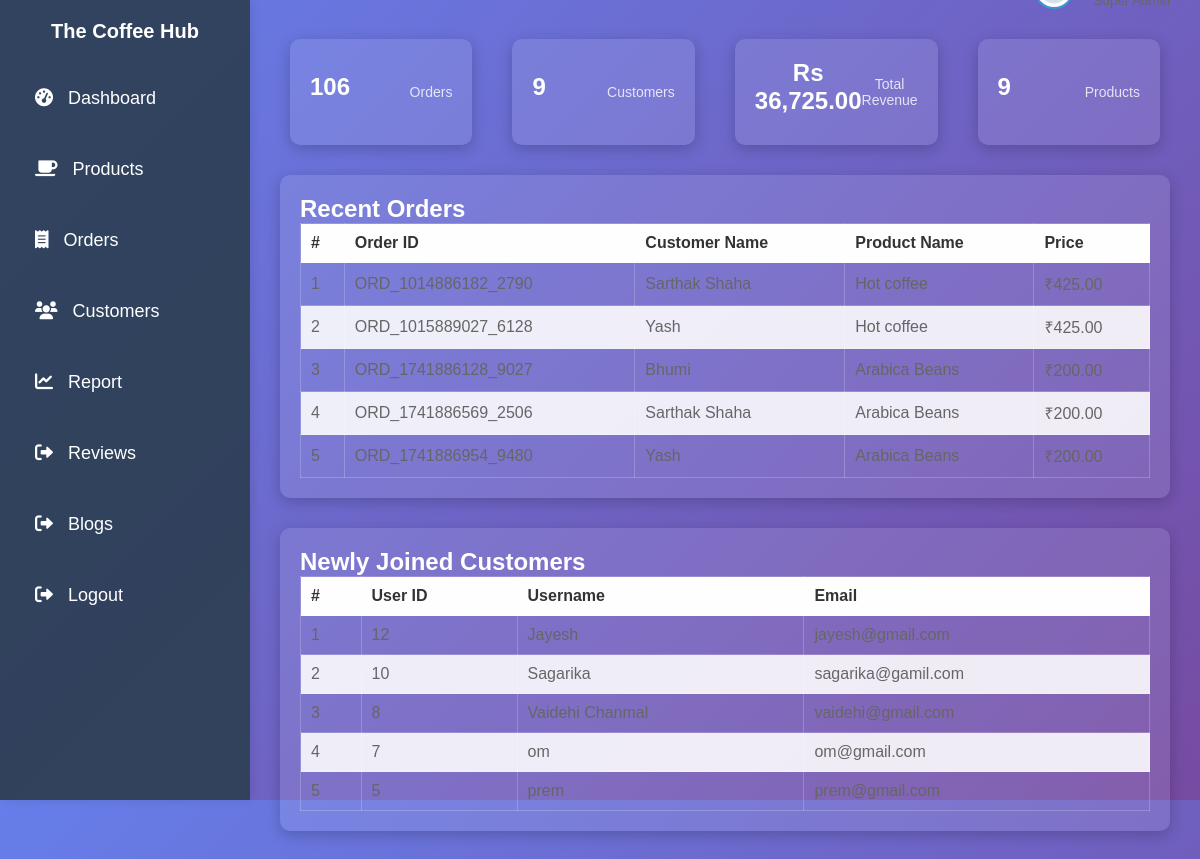
The app's page /Dashbord.php with its own data.
### tables this page shows
CREATE TABLE IF NOT EXISTS `orders` (
  `id` int NOT NULL AUTO_INCREMENT,
  `product_name` varchar(255) DEFAULT NULL,
  `status` enum('Pending','Completed','Cancelled') DEFAULT NULL,
  `quantity` int NOT NULL DEFAULT '1',
  `Order_id` varchar(255) NOT NULL,
  `product_id` int NOT NULL,
  `price` decimal(10,2) NOT NULL,
  `order_date` timestamp NULL DEFAULT CURRENT_TIMESTAMP,
  `customer_name` varchar(255) DEFAULT NULL,
  `is_cancelled` tinyint(1) NOT NULL DEFAULT '0',
  PRIMARY KEY (`id`)
);

CREATE TABLE IF NOT EXISTS `usertable` (
  `User_id` int NOT NULL AUTO_INCREMENT,
  `user_name` varchar(255) NOT NULL,
  `email` varchar(255) NOT NULL,
  `password` varchar(255) NOT NULL,
  `phone_no` varchar(15) NOT NULL,
  PRIMARY KEY (`User_id`)
);

### Dashbord.php (the view, shortened to what this page needs)
<?php
include 'db_connect.php';
$productCountQuery = "SELECT COUNT(*) as total FROM product";
$productCountResult = $conn->query($productCountQuery);
$productCount = ($productCountResult && $productCountResult->num_rows > 0) ? $productCountResult->fetch_assoc()['total'] : 0;
$customerCountQuery = "SELECT COUNT(*) as total FROM usertable";
$customerCountResult = $conn->query($customerCountQuery);
$customerCount = ($customerCountResult && $customerCountResult->num_rows > 0) ? $customerCountResult->fetch_assoc()['total'] : 0;
$orderCountQuery = "SELECT COUNT(order_id) as total FROM orders";
$orderCountResult = $conn->query($orderCountQuery);
$orderCount = ($orderCountResult && $orderCountResult->num_rows > 0) ? $orderCountResult->fetch_assoc()['total'] : 0;
$totalRevenueQuery = "SELECT SUM(price) as total_revenue FROM orders";
$totalRevenueResult = $conn->query($totalRevenueQuery);
$total_revenue = ($totalRevenueResult && $totalRevenueResult->num_rows > 0) ? $totalRevenueResult->fetch_assoc()['total_revenue'] : 0;
$recentOrdersQuery = "SELECT order_id, customer_name, product_name, price FROM orders ORDER BY order_id ASC LIMIT 5";
$recentOrdersResult = $conn->query($recentOrdersQuery);
$newCustomersQuery = "SELECT User_id, user_name, email FROM usertable ORDER BY User_id DESC LIMIT 5";
$newCustomersResult = $conn->query($newCustomersQuery);
?>
<!DOCTYPE html>
<html lang="en">
<head>
    <link rel="stylesheet" href="admin.css">
    <link rel="stylesheet" href="https://cdnjs.cloudflare.com/ajax/libs/font-awesome/6.0.0-beta3/css/all.min.css">
</head>
<body>
    <div class="sidebar">
        <h2>The Coffee Hub</h2>
        <ul>
            <li><a href="Dashbord.php"><i class="fas fa-tachometer-alt"></i> Dashboard</a></li>
            <li><a href="products.php"><i class="fas fa-coffee"></i> Products</a></li>
            <li><a href="orders.php"><i class="fas fa-receipt"></i> Orders</a></li>
            <li><a href="customers.php"><i class="fas fa-users"></i> Customers</a></li>
            <li><a href="report.php"><i class="fas fa-chart-line"></i> Report</a></li>
            <li><a href="admin_reviews.php"><i class="fas fa-sign-out-alt"></i> Reviews</a></li>
            <li><a href="add_blog.php"><i class="fas fa-sign-out-alt"></i> Blogs</a></li>
            <li><a href="logout.php"><i class="fas fa-sign-out-alt"></i> Logout</a></li>
        </ul>
    </div>
    <div class="main-content">
        <header>
            <div class="user-wrapper">
                <img src="admin.jpg" alt="Admin" class="admin-profile">
                <div>
                    <small>Super Admin</small>
                </div>
            </div>
        </header>
        <main>
            <div class="cards">
                <div class="card-single"><h3><?php echo $orderCount; ?></h3><span>Orders</span></div>
                <div class="card-single"><h3><?php echo $customerCount; ?></h3><span>Customers</span></div>
                <div class="card-single"><h3>Rs <?php echo number_format($total_revenue, 2); ?></h3><span>Total Revenue</span></div>
                <div class="card-single"><h3><?php echo $productCount; ?></h3><span>Products</span></div>
            </div>
            <div class="recent-orders">
                <h2>Recent Orders</h2>
                <table>
                    <thead>
                        <tr><th>#</th><th>Order ID</th><th>Customer Name</th><th>Product Name</th><th>Price</th></tr>
                    </thead>
                    <tbody>
                        <?php
                        $counter = 1;
                        if ($recentOrdersResult->num_rows > 0) {
                            while ($row = $recentOrdersResult->fetch_assoc()) {
                                echo "<tr><td>{$counter}</td><td>{$row['order_id']}</td><td>{$row['customer_name']}</td><td>{$row['product_name']}</td><td>₹{$row['price']}</td></tr>";
                                $counter++;
                            }
                        } else {
                            echo "<tr><td colspan='5'>No recent orders found.</td></tr>";
                        }
                        ?>
                    </tbody>
                </table>
            </div>
            <div class="latest-customers">
                <h2>Newly Joined Customers</h2>
                <table>
                    <thead><tr><th>#</th><th>User ID</th><th>Username</th><th>Email</th></tr></thead>
                    <tbody>
                        <?php
                        $counter = 1;
                        while ($row = $newCustomersResult->fetch_assoc()) {
                            echo "<tr><td>{$counter}</td><td>{$row['User_id']}</td><td>{$row['user_name']}</td><td>{$row['email']}</td></tr>";
                            $counter++;
                        }
                        ?>
                    </tbody>
                </table>
            </div>
        </main>
    </div>
</body>
</html>

### admin.css (style rules this page uses)
* { margin: 0; padding: 0; box-sizing: border-box; font-family: 'Poppins', sans-serif; }
body { display: flex; min-height: 100vh; background-color: #f4f7fc; }
.sidebar { width: 250px; height: 100vh; background: #333; padding: 20px; color: #fff; }
.sidebar h2 { font-size: 20px; margin-top: 0; }
.sidebar ul { list-style: none; padding-left: 0; }
.sidebar ul li { margin-bottom: 20px; }
.sidebar ul li a { color: #fff; text-decoration: none; font-size: 18px; display: flex; align-items: center; }
.sidebar ul li a .fas { margin-right: 10px; }
.main-content { width: 100%; padding: 20px; }
header { display: flex; justify-content: space-between; align-items: center; }
header .user-wrapper { display: flex; align-items: center; }
header .user-wrapper img { border-radius: 50%; width: 40px; height: 40px; margin-right: 10px; }
header .user-wrapper small { color: #666; }
.cards { display: grid; grid-template-columns: repeat(4, 1fr); grid-gap: 20px; margin-top: 20px; }
.card-single { background: #fff; border-radius: 10px; box-shadow: 0 2px 4px rgba(0, 0, 0, 0.1); padding: 20px; display: flex; justify-content: space-between; align-items: center; }
.card-single h3 { margin: 0; font-size: 24px; color: #333; }
.card-single span { font-size: 14px; color: #666; }
table { width: 100%; border-collapse: collapse; }
table thead { background: #f4f4f4; text-align: left; }
table thead th { padding: 10px; font-size: 16px; color: #333; }
table tbody tr td { padding: 10px; font-size: 16px; color: #666; }
body { font-family: Arial, sans-serif; background-color: #f4f4f4; display: flex; justify-content: center; align-items: center; height: 100vh; margin: 0; }

### Dashbord.php (style rules this page uses)
body { font-family: 'Arial', sans-serif; background: linear-gradient(135deg, #667eea, #764ba2); color: #ffffff; margin: 0; padding: 0; display: flex; min-height: 100vh; }
.sidebar { background: rgba(44, 62, 80, 0.9); color: #ffffff; width: 250px; height: 100vh; position: fixed; left: 0; top: 0; padding-top: 20px; box-shadow: 2px 0 10px rgba(0, 0, 0, 0.1); }
.sidebar h2 { text-align: center; color: white; margin-bottom: 30px; }
.sidebar ul { list-style: none; padding: 0; }
.sidebar ul li { padding: 15px; text-align: left; }
.sidebar ul li a { color: #ffffff; text-decoration: none; display: block; transition: color 0.3s; }
.main-content { margin-left: 250px; flex: 1; padding: 30px; }
header { display: flex; justify-content: space-between; align-items: center; margin-bottom: 30px; }
.user-wrapper { display: flex; align-items: center; gap: 10px; }
.admin-profile { width: 50px; height: 50px; border-radius: 50%; object-fit: cover; border: 2px solid #3498db; }
.cards { display: flex; justify-content: space-between; margin-bottom: 30px; }
.card-single { background: rgba(255, 255, 255, 0.1); border-radius: 10px; padding: 20px; box-shadow: 0 4px 15px rgba(0, 0, 0, 0.2); flex: 1; margin: 0 10px; transition: transform 0.3s, box-shadow 0.3s; text-align: center; color: #ffffff; }
.card-single h3 { font-size: 24px; margin-bottom: 10px; color: #ffffff; }
.card-single span { font-size: 14px; color: rgba(255, 255, 255, 0.8); }
.recent-orders, .latest-customers { margin-top: 30px; background: rgba(255, 255, 255, 0.1); padding: 20px; border-radius: 10px; box-shadow: 0 4px 15px rgba(0, 0, 0, 0.2); }
table { width: 100%; border-collapse: collapse; }
table, th, td { border: 1px solid rgba(255, 255, 255, 0.2); padding: 12px; text-align: left; }
th { background: rgba(255, 255, 255, 0.93); color: #ffffff; }
tr:nth-child(even) { background: rgba(255, 255, 255, 0.88); }

### records on screen
orders: Order "ORD_1014886182_2790", customer_name "Sarthak Shaha", product_name "Hot coffee", price "425.00"
orders: Order "ORD_1015889027_6128", customer_name "Yash", product_name "Hot coffee", price "425.00"
orders: Order "ORD_1741886128_9027", customer_name "Bhumi", product_name "Arabica Beans", price "200.00"
orders: Order "ORD_1741886569_2506", customer_name "Sarthak Shaha", product_name "Arabica Beans", price "200.00"
orders: Order "ORD_1741886954_9480", customer_name "Yash", product_name "Arabica Beans", price "200.00"
usertable: User_id "12", user_name "Jayesh", email "jayesh@gmail.com"
usertable: User_id "10", user_name "Sagarika", email "sagarika@gamil.com"
usertable: User_id "8", user_name "Vaidehi Chanmal", email "vaidehi@gmail.com"
usertable: User_id "7", user_name "om", email "om@gmail.com"
usertable: User_id "5", user_name "prem"

### other values on screen
$orderCount "106"
$customerCount "9"
$total_revenue "36,725.00"
$productCount "9"
